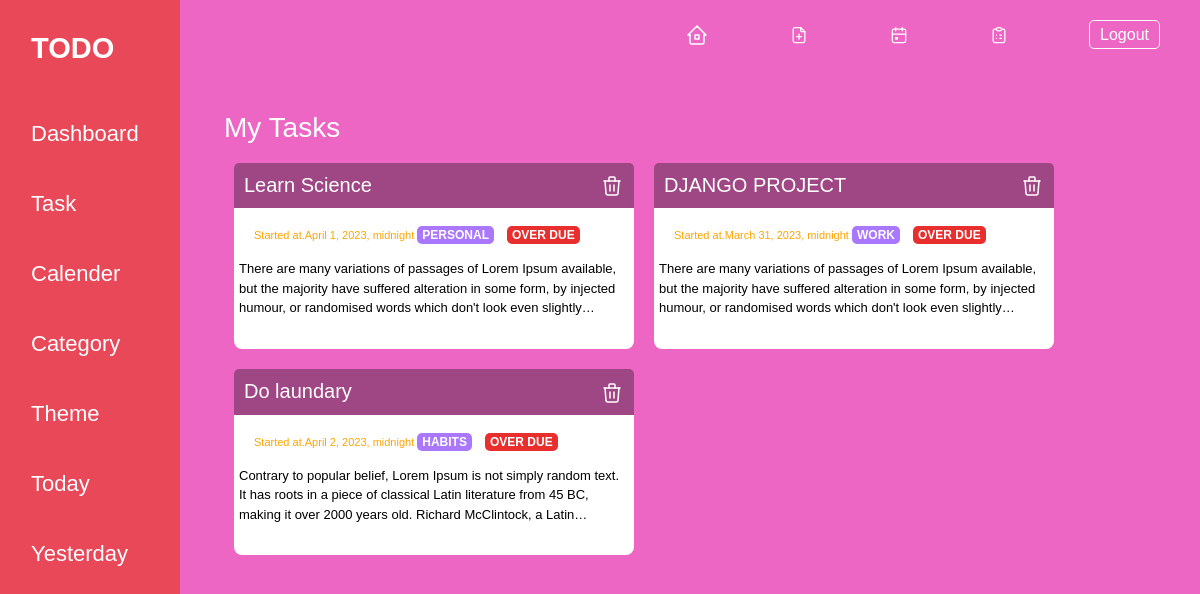
Screenshot of /task/ (signed in) with the database file from the repository.
### page_app/models.py (models this page shows)
class Task(models.Model):
    CHOICES = (
    ("ON GOING", "ON GOING"),
    ("DONE", "DONE")
    )
    title = models.CharField(max_length=50)
    start_date =  models.DateTimeField(auto_now_add=False)
    end_date =  models.DateTimeField(auto_now=False)
    deadline = models.DateTimeField(auto_now=False)
    completionstatus = models.CharField(max_length=255,choices=CHOICES)
    description = models.TextField(max_length=400)
    added_by = models.ForeignKey(User,on_delete=models.CASCADE)
    category = models.ForeignKey(Category,on_delete=models.CASCADE)
    def is_past_due(self):
        return datetime.now().date() > self.end_date.date()

class Category(models.Model):
    CHOICES = (
    ("ALL", "ALL"),
    ("WORK", "WORK"),
    ("PERSONAL", "PERSONAL"),
    ("WHISLIST", "WHISLIST"),
    ("BIRTHDAY", "BIRTHDAY"),
    ("HABITS", "HABITS"),
    ("LEARNING", "LEARNING")
    )
    name =  models.CharField(max_length=400, choices = CHOICES, default ='ALL')
    def __str__(self):
            return self.name

### page_app/views.py (the view)
# urls.py: path('task/', views.task,name='task'),
@user_passes_test(is_user,login_url='/user/login/')
def task(request):
    today = datetime.now().date()
    catID = request.GET.get('categoryID')
    date = request.GET.get('date')
    if catID:
        tasks = Task.objects.filter(added_by=request.user).filter(category=catID)
    elif date:
        tasks = Task.objects.filter(added_by=request.user).filter(start_date=date)
    else:
        tasks = Task.objects.filter(added_by=request.user)
    data ={
        "tasks":tasks,
        "user":is_user(request.user),
        "theme":request.user.profile.theme,
        "date":today
    }
    return render(request,'task.html',data)

### page_app/views.py (called while the page is built)
def is_user(user):
    try:
        return user.is_authenticated and (user.profile.type == 'USER')
    except Profile.DoesNotExist:
        return False

### page_app/templates/task.html (shortened to what this page needs)
{% extends 'base.html' %}
{% load static %}
{% load crispy_forms_tags %}
{% block style %}
<link rel="stylesheet" href="{% static 'css/task.css' %}"/>
{% endblock style %}
{% block content %}
<div class='task'>
  <h3>My Tasks</h3>
<div class='task-container'>
{% for task in tasks %}
<div class="task-card">
<div class="istdiv">
<h5 class="top-bar"><span>{{task.title}}</span><a href="{% url 'delete-task' task.id %}">
</a></h5>
<div class="ctrl">
  <span class="date">Started at.{{task.start_date}}<span>
  <span><span class="status">{{task.category}}</span>
  {% if task.is_past_due and task.completionstatus != "DONE" %}
  <span class="completion overdue">
    OVER DUE
  </span>
    {% else %}
  <span class="completion">
    {{task.completionstatus}}
  </span>
{% endif %}
</span></div>
<p class="secondp">{{task.description}}</P>
</div>
</div>
{% endfor %}
</div>
</div>
{% endblock content %}

### page_app/static/css/style.css (style rules this page uses)
body { font-family: "Mukta", sans-serif; box-sizing: border-box; background-color: aqua; }
h3 { color: black; }
.img-todo { background-color: #ffd970; background-size: cover; width: 100%; }

### page_app/static/css/task.css (style rules this page uses)
.task h3 { color: white; }
.task-container { width: 90%; display: flex; flex-wrap: wrap; }
a { text-decoration: none; }
.task-card { background-color: white; width: 400px; border-radius: 8px; margin: 10px; cursor: pointer; padding-bottom: 10px; position: relative; }
.top-bar { background-color: #9e4784; padding: 10px; border-top-left-radius: 5px; border-top-right-radius: 5px; color: white; display: flex; justify-content: space-between; }
.top-bar span { color: white; }
.date { font-size: 11px; border-radius: 5px; padding: 5px; margin: 0px 10px; color: orange; }
.ctrl .status { font-size: 12px; padding: 2px 5px; font-weight: bold; border-radius: 5px; background-color: #aa77ff; color: white; }
.ctrl .completion { background-color: #f7c04a; font-weight: bold; margin-left: 10px; padding: 2px 5px; border-radius: 5px; font-size: 12px; color: white; }
.ctrl .overdue { background-color: #e92e2e; }
.secondp { font-size: 13px; padding: 5px 5px 5px 5px; display: -webkit-box; overflow: hidden; color: black; -webkit-line-clamp: 3; -webkit-box-orient: vertical; }
.ctrl { width: 100%; display: flex; justify-content: space-between; padding: 5px; }

### rows the page displays
Task: title "Learn Science", start_date "April 1, 2023, midnight", category "PERSONAL", completionstatus "OVER DUE", description "There are many variations of passages of Lorem Ipsum available, but the majority have suffered alteration in some form, by injected humour, or randomised words which don't look even…"
Task: title "DJANGO PROJECT", start_date "March 31, 2023, midnight", category "WORK", completionstatus "OVER DUE", description "There are many variations of passages of Lorem Ipsum available, but the majority have suffered alteration in some form, by injected humour, or randomised words which don't look even…"
Task: title "Do laundary", start_date "April 2, 2023, midnight", category "HABITS", completionstatus "OVER DUE", description "Contrary to popular belief, Lorem Ipsum is not simply random text. It has roots in a piece of classical Latin literature from 45 BC, making it over 2000 years old. Richard McClintock, a…"
